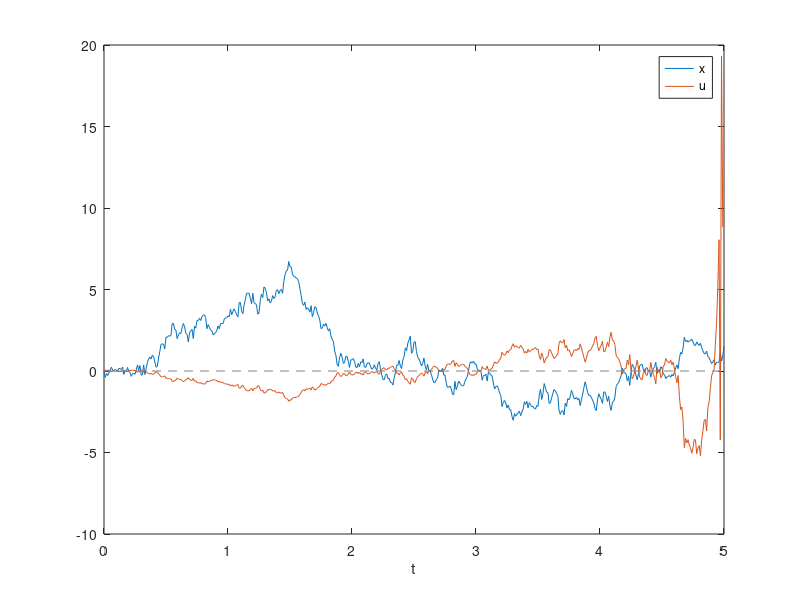

This figure's MATLAB source:
nu = 10;
T = 5;
dt = 0.01;

u = @(x,t) (tanh(x ./ (nu*(T-t))) - x) ./ (T-t);

rng(0)
x = 0;
ts = 0:dt:T;

xhist = zeros(1, numel(ts));
uhist = NaN(1, numel(ts));

for i=1:numel(ts)    
    t = ts(i);
    xhist(i) = x;
    uhist(i) = u(x,t);
    
    dxi = randn(1) * sqrt(nu*dt);
    x = x + uhist(i)*dt + dxi;
end

plot(ts, xhist, ts, uhist)
hold on
plot([0 T], [0 0], '--', 'Color', [0.5 0.5 0.5]);
hold off
legend('x', 'u')
xlabel('t')
